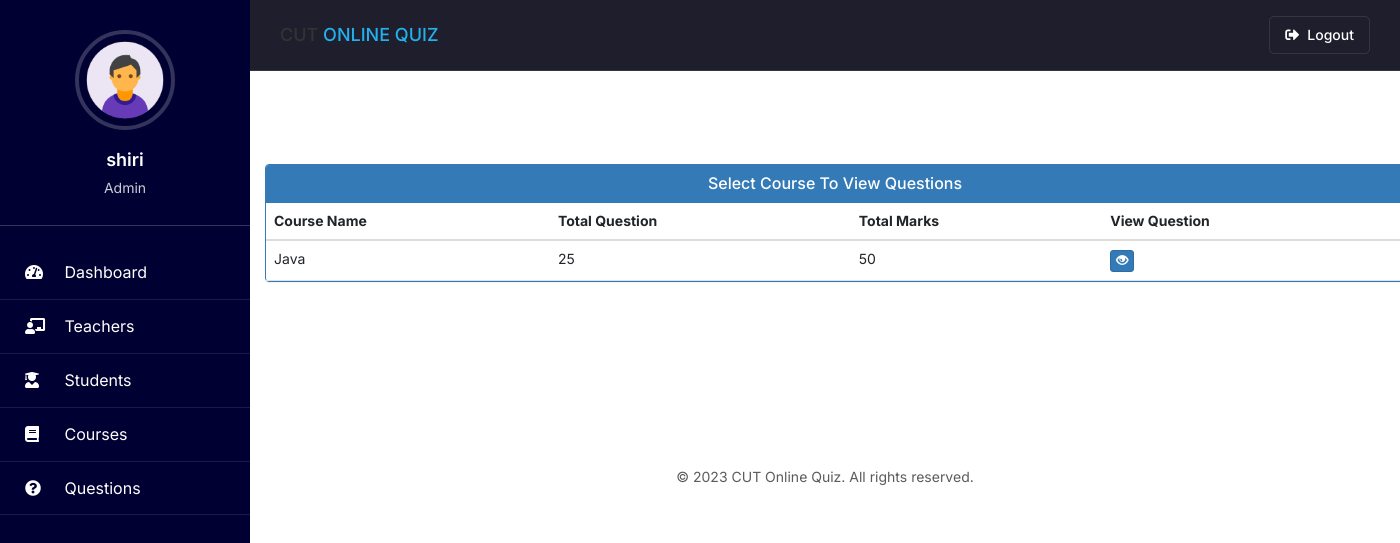
The page /admin-view-question (signed in) on the database its author committed.
### quiz/models.py (models this page shows, shortened)
class Course(models.Model):
   course_name = models.CharField(max_length=50)
   question_number = models.PositiveIntegerField()
   total_marks = models.PositiveIntegerField()
   is_timed = models.BooleanField(default=False, help_text="Whether this course has a time limit")
   total_time_minutes = models.PositiveIntegerField(default=0, help_text="Total time allowed for the quiz in minutes (0 = unlimited)")
   sequential_questions = models.BooleanField(default=False, help_text="Display questions one at a time sequentially")
   allow_backtracking = models.BooleanField(default=True, help_text="Whether students can go back to previous questions")
   security_level = models.CharField(max_length=50, choices=[
       ('low', 'Low - Basic protection'),
       ('medium', 'Medium - Prevent copy-paste and right-click'),
       ('high', 'High - Block dev tools and keyboard shortcuts')
   ], default='medium', help_text="Level of security measures to prevent cheating")

### quiz/views.py (the view)
# urls.py: path('admin-view-question', views.admin_view_question_view, name='admin-view-question'),
@login_required(login_url='adminlogin')
def admin_view_question_view(request):
    courses = models.Course.objects.all()
    return render(request, 'quiz/admin_view_question.html', {'courses': courses})

### student/context_processors.py (called while the page is built)
def student_profile(request):
    context = {}
    if request.user.is_authenticated:
        try:
            if request.user.groups.filter(name='STUDENT').exists():
                student = Student.objects.get(user=request.user)
                context['student'] = student
        except Student.DoesNotExist:
            pass
    return context

### teacher/context_processors.py (called while the page is built)
def teacher_profile(request):
    context = {}
    if request.user.is_authenticated:
        try:
            if request.user.groups.filter(name='TEACHER').exists():
                teacher = Teacher.objects.get(user=request.user)
                context['teacher'] = teacher
        except Teacher.DoesNotExist:
            pass
    return context

### templates/quiz/admin_view_question.html (shortened to what this page needs)
{% extends 'quiz/adminbase.html' %}
{% block content %}
{%load static%}
<head>
  <link href="//netdna.bootstrapcdn.com/bootstrap/3.0.0/css/bootstrap.min.css" rel="stylesheet" id="bootstrap-css">
</head>
<br><br>
<div class="container">
  <div class="panel panel-primary">
    <div class="panel-heading">
      <h6 class="panel-title">Select Course To View Questions</h6>
    </div>
    <table class="table table-hover" id="dev-table">
      <thead>
        <tr>
          <th>Course Name</th>
          <th>Total Question</th>
          <th>Total Marks</th>
          <th>View Question</th>
        </tr>
      </thead>
      {% for c in courses %}
      <tr>
        <td> {{c.course_name}}</td>
        <td>{{c.question_number}}</td>
        <td>{{c.total_marks}}</td>
        <td><a class="btn btn-primary btn-xs" href="{% url 'view-question' c.id  %}"><span class="glyphicon glyphicon-eye-open"></span></a></td>
      </tr>
      {% endfor %}
    </table>
  </div>
</div>
<br><br><br><br><br><br>
{% endblock content %}

### templates/quiz/adminbase.html (shortened to what this page needs)
<!DOCTYPE html>
{% load static %}
<html lang="en" dir="ltr">
<head>
  <link rel="stylesheet" href="https://cdn.jsdelivr.net/npm/bootstrap@5.3.0/dist/css/bootstrap.min.css">
  <link rel="stylesheet" href="https://cdnjs.cloudflare.com/ajax/libs/font-awesome/5.15.4/css/all.min.css">
</head>
<body>
  <div class="sidebar">
    <div class="sidebar-profile">
      <img src="{% static 'image/admin.png' %}" class="profile_image" alt="Admin Profile">
      <h4>{{request.user.username}}</h4>
      <h6>Admin</h6>
    </div>
    <a href="/admin-dashboard" class="{% if request.path == '/admin-dashboard' %}active{% endif %}">
      <i class="fas fa-tachometer-alt"></i>
      <span>Dashboard</span>
    </a>
    <a href="/admin-teacher" class="{% if request.path == '/admin-teacher' %}active{% endif %}">
      <i class="fas fa-chalkboard-teacher"></i>
      <span>Teachers</span>
    </a>
    <a href="/admin-student" class="{% if request.path == '/admin-student' %}active{% endif %}">
      <i class="fas fa-user-graduate"></i>
      <span>Students</span>
    </a>
    <a href="/admin-course" class="{% if request.path == '/admin-course' %}active{% endif %}">
      <i class="fas fa-book"></i>
      <span>Courses</span>
    </a>
    <a href="/admin-question" class="{% if request.path == '/admin-question' %}active{% endif %}">
      <i class="fas fa-question-circle"></i>
      <span>Questions</span>
    </a>
    </div>
    <form action="{% url 'logout' %}" method="POST" style="display: block;">
      <button type="submit" class="sidebar-logout-btn">
        <span>Logout</span>
      </button>
    </form>
  <div class="content">
    <div class="header">
      <div class="header-left">
        <h4>CUT <span style="color: var(--primary-color);">ONLINE QUIZ</span></h4>
      </div>
      <div class="header-right">
        <form action="{% url 'logout' %}" method="POST" style="display:inline;">
          <button type="submit" class="logout-btn">
            <i class="fas fa-sign-out-alt"></i> Logout
          </button>
        </form>
      </div>
    </div>
    {% block content %}
    {% endblock content %}
    <footer class="py-4 mt-5">
      <div class="container-fluid">
        <div class="text-center">
          <p class="mb-0 text-muted">© 2023 CUT Online Quiz. All rights reserved.</p>
        </div>
      </div>
    </footer>
  </div>
</body>
</html>

### templates/quiz/adminbase.html (style rules this page uses)
:root { --primary-color: #24b0ed; --sidebar-color: #2a9d8f; --dark-bg: #151521; --darker-bg: #1e1e2d; --text-primary: #ffffff; --text-secondary: rgba(255, 255, 255, 0.7); --text-muted: rgba(255, 255, 255, 0.5); --border-color: rgba(255, 255, 255, 0.1); }
* { margin: 0; padding: 0; list-style: none; text-decoration: none; box-sizing: border-box; font-family: 'Inter', sans-serif; }
body { background-color: var(--dark-bg); color: var(--text-primary); }
.sidebar { position: fixed; width: 250px; height: 100%; background: #000033; padding: 30px 0; overflow-y: auto; transition: all 0.3s ease; z-index: 100; }
.sidebar-profile { text-align: center; padding: 0 15px 20px; border-bottom: 1px solid rgba(255, 255, 255, 0.2); margin-bottom: 20px; }
.profile_image { width: 100px; height: 100px; border-radius: 50%; object-fit: cover; margin-bottom: 10px; border: 4px solid rgba(255, 255, 255, 0.2); }
.sidebar-profile h4 { color: white; margin-bottom: 5px; font-weight: 600; font-size: 18px; }
.sidebar-profile h6 { color: rgba(255, 255, 255, 0.8); font-size: 14px; font-weight: 400; }
.sidebar a { display: block; padding: 15px 25px; border-bottom: 1px solid rgba(255, 255, 255, 0.1); color: white; font-size: 16px; position: relative; text-decoration: none; transition: all 0.3s ease; }
.sidebar a i { margin-right: 15px; min-width: 20px; }
.sidebar-logout-btn { display: block; width: 100%; text-align: left; padding: 15px 25px; border: none; border-bottom: 1px solid rgba(255, 255, 255, 0.1); background: transparent; color: white; font-size: 16px; position: relative; transition: all 0.3s ease; cursor: pointer; }
.header { display: flex; justify-content: space-between; align-items: center; padding: 15px 30px; background-color: var(--darker-bg); border-bottom: 1px solid var(--border-color); position: fixed; top: 0; right: 0; width: calc(100% - 250px); z-index: 99; transition: all 0.3s ease; }
.header-left { display: flex; align-items: center; }
.header-right { display: flex; align-items: center; }
.logout-btn { background-color: transparent; color: var(--text-primary); border: 1px solid var(--border-color); padding: 8px 15px; border-radius: 5px; font-weight: 500; transition: all 0.3s ease; text-decoration: none; display: flex; align-items: center; }
.logout-btn i { margin-right: 8px; }
.content { width: calc(100% - 250px); margin-left: 250px; padding-top: 70px; min-height: 100vh; transition: all 0.3s ease; }

### templates/quiz/admin_view_question.html (style rules this page uses)
a:link { text-decoration: none; }
h6 { text-align: center; }

### rows shown on the page
Course: course_name "Java", question_number "25", total_marks "50"

### other values the page prints
{{ request.user.username }} "shiri"
